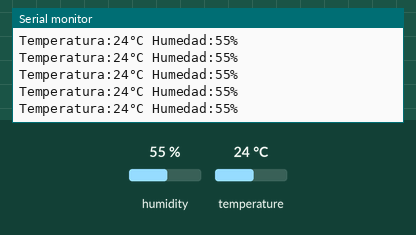
A sketch run on a simulated Arduino Uno, built with avr-gcc and run on an emulated ATmega328P. On the bench: the last lines printed to the serial monitor. The inputs (shaded band) are chosen by the test bench; at power-on: humidity 55 %, temperature 24 °C.

Above: at 2.8 s.
2.9 s: humidity set to 22 %
At 4.5 s:
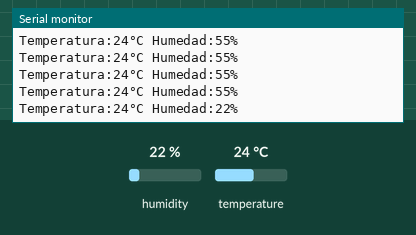
5.6 s: temperature set to 12 °C
At 6.0 s:
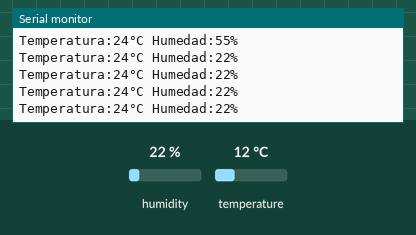
8.3 s: humidity set to 40 %
At 9.0 s:
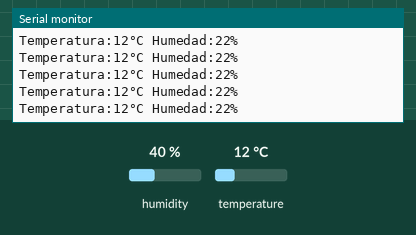
Timing chart, 0 to 11.3 s (numbered marks = the images above; inputs shaded):
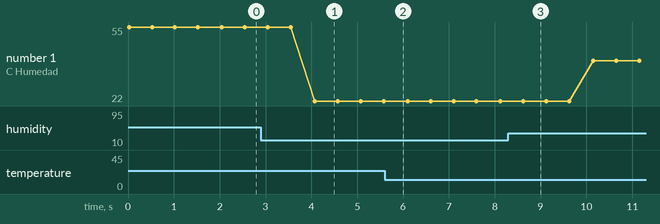

The sketch:

dht11.ino
```cpp
#include <DHT.h>
#include <DHT_U.h>

int sensor=5;
int temp;
int hum;

DHT dht(sensor,DHT11);//llamaremos al objeto : dht indicaremos el pin conectado(2) y el modelo(dht11);


void setup() {
Serial.begin(115200);
dht.begin();//indicamos al objeto dht la relacion con el monitor serial
}

void loop() {
temp=dht.readTemperature();
hum=dht.readHumidity();

Serial.print("Temperatura:");
Serial.print(temp);
Serial.print("°C ");

Serial.print("Humedad:");
Serial.print(hum);
Serial.print("% ");
Serial.println();
delay(500);
}
```

Measured:
- after the input at 2.9 s, the serial monitor: prints a new line after 1.2 s (image 1)
- plotted number 1: 55 → 22 after the input at 2.9 s, 22 → 40 after the input at 8.3 s
